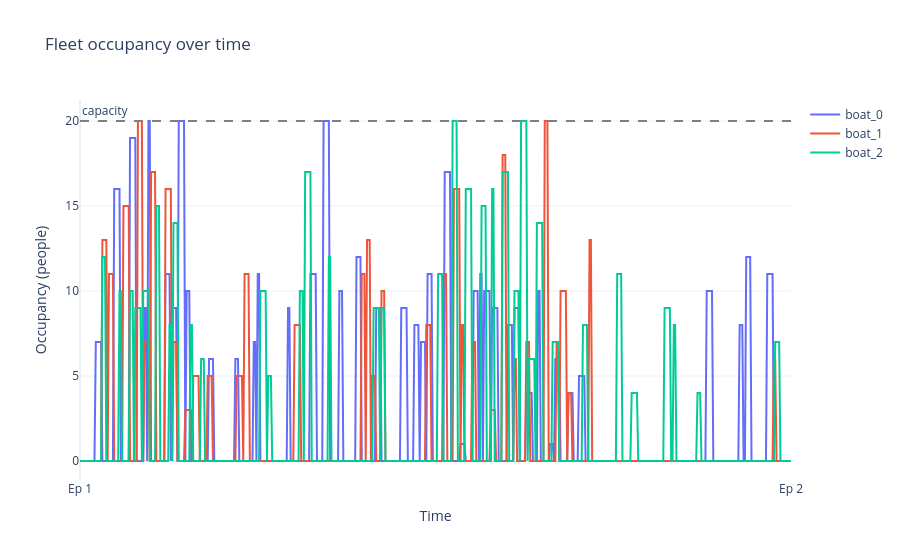

Notebook code for this chart:
### Code cell
fig = viz.graficar_ocupacion_flota(env)
fig.write_html(OUT_ESC / "fleet_occupancy.html")
fig.show()

### Figure 1 — Plotly figure (JSON) as saved in the notebook; plotly's stock layout.template omitted (floating-point values rounded to 4 significant figures; data arrays with more than 128 entries replaced by an {"elided": "..."} marker saying what was removed)
{"data": [{"customdata": {"elided": "541 str values"}, "hovertemplate": "%{customdata}<br>occupancy: %{y}<extra>%{fullData.name}</extra>", "mode": "lines", "name": "boat_0", "type": "scatter", "x": {"elided": "541 int values"}, "y": {"elided": "541 int values"}}, {"customdata": {"elided": "541 str values"}, "hovertemplate": "%{customdata}<br>occupancy: %{y}<extra>%{fullData.name}</extra>", "mode": "lines", "name": "boat_1", "type": "scatter", "x": {"elided": "541 int values"}, "y": {"elided": "541 int values"}}, {"customdata": {"elided": "541 str values"}, "hovertemplate": "%{customdata}<br>occupancy: %{y}<extra>%{fullData.name}</extra>", "mode": "lines", "name": "boat_2", "type": "scatter", "x": {"elided": "541 int values"}, "y": {"elided": "541 int values"}}], "layout": {"annotations": [{"showarrow": false, "text": "capacity", "x": 0, "xanchor": "left", "xref": "x domain", "y": 20, "yanchor": "bottom", "yref": "y"}], "shapes": [{"line": {"color": "grey", "dash": "dash"}, "type": "line", "x0": 0, "x1": 1, "xref": "x domain", "y0": 20, "y1": 20, "yref": "y"}], "title": {"text": "Fleet occupancy over time"}, "xaxis": {"tickmode": "array", "ticktext": ["Ep 1", "Ep 2"], "tickvals": [0, 540], "title": {"text": "Time"}}, "yaxis": {"title": {"text": "Occupancy (people)"}}}}
